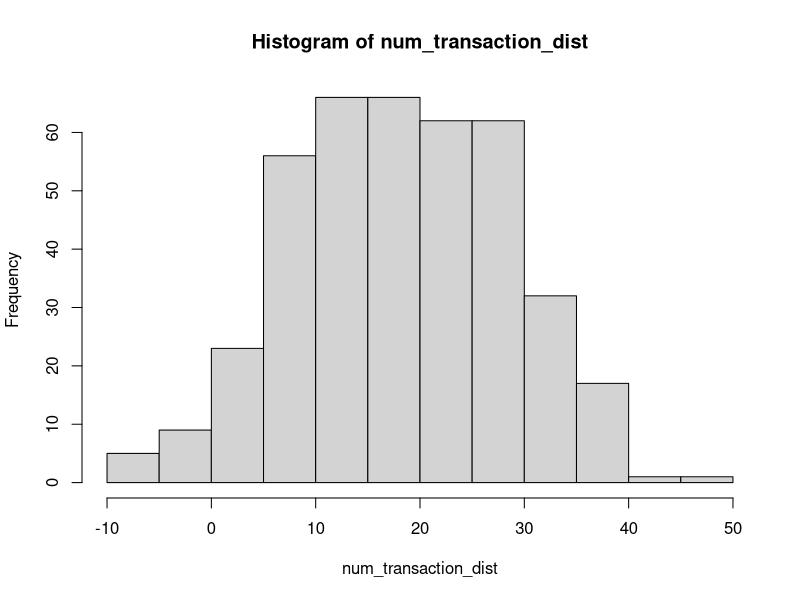
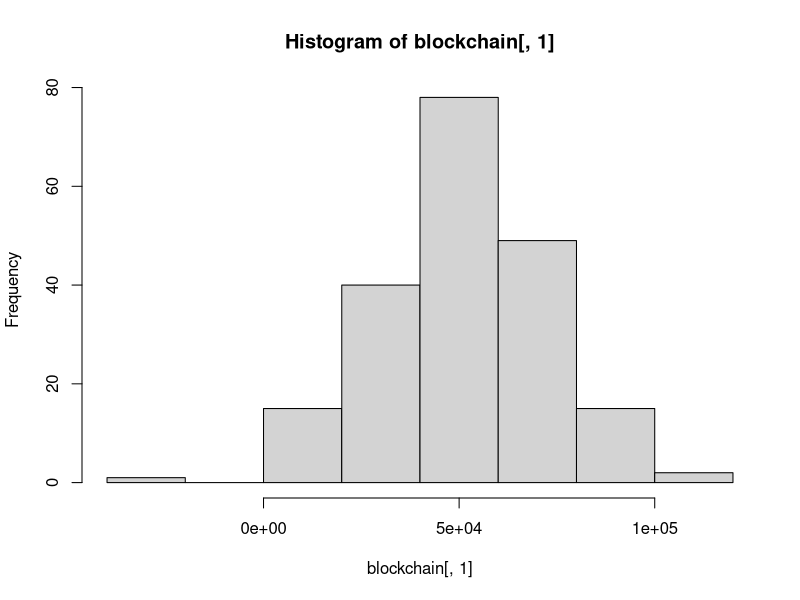

These figures' R source, in order:
# Monero dynamic blocksize simulator script
# 2017 Gingeropolous

# install.packages("ggplot2")
# install.packages("reshape")

#Only this one is necessary. Tried the above to to try and get some graphs but lost patience. 
# install.packages("digest")

library(digest)
#library(adagio)
# require(ggplot2)
# require(reshape)

setwd("/home/user/Desktop/")
# sink('blocksim_output.txt')



# PARAMETERS TO MODIFY
tx_mean <- 20 # mean number of transactions to add to txpool during each block
tx_sd <- 10 # standard deviation for that 
# Our Transaction Number Distribution. Just run these lines to see the distribution
num_transaction_dist <- floor(rnorm(400, mean=tx_mean, sd=tx_sd))
hist(num_transaction_dist)

num_blocks <- 1000 # Number of blocks to run simulation. 2880 = 1 day
default_mult <- 4 # The default fee multiplier
spike_factor <- 3 # The multiplier of simulated transaction spikes that defy the normal distribution
wallet_auto_fee <- FALSE # When I figure out how to code the auto fee I'll play with it
gen_coins <- 14092278e12 # Total generated coins grabbed from moneroblocks.info circa 3/12/2017
plus_one <- FALSE # This triggers the experimental +1 policy

# Formulas and parameters that can be modified 

ref_base <- 10e12
CRYPTONOTE_BLOCK_GRANTED_FULL_REWARD_ZONE_V2 <- 300000 # new on is 300000, old one is 60000
fee_factor <- 0.004e12

# Write the new start of the blockchain text file
cat(c(date(),"New blockchain run","Number of blocks",num_blocks,"default multiplier",default_mult,"spike factor",spike_factor,"tx_mean",tx_mean,"tx_sd",tx_sd) , file = "live_blockchain.txt", sep = "\n", fill = FALSE, labels = NULL, append = FALSE)


#Formula sources

#From: https://en.wikipedia.org/wiki/Monero_(cryptocurrency)#Features
# max(0.6, floor((tot_coins − gen_coins)*2e−19)*10e−12)
# max(0.6, floor((M − A)×2−19)×10−12) XMR, with M = 264 − 1 and A = 1012 times the amount of XMR already emitted).


#From: http://monero.stackexchange.com/questions/2531/how-does-the-dynamic-fee-calculation-work
#fee = (R/R0) * (M0/M) * F0
#R: base reward
#R0: reference base reward (10 monero)
#M: block size limit
#M0: minimum block size limit (60000)
#F0: 0.002 monero

#From: https://github.com/monero-project/monero/pull/1276/files#diff-1279d7b0ddc432573cd2bd8c6e632c1fR2718
# uint64_t unscaled_fee_per_kb = (DYNAMIC_FEE_PER_KB_BASE_FEE * CRYPTONOTE_BLOCK_GRANTED_FULL_REWARD_ZONE_V2 / median_block_size);

# These shouldn't be modified
size_block_template <- 0 # Don't modify
tot_coins <- 0xffffffffffffffff # Grabbed from moneromooos thing. Hooray R can read this nonsense

# Create a tx_pool, where each transaction is merely identified by the fee multiplier associated with it
# Transactions will be added to the pool by appending to it, so the higher index of the transaction, the newer the transaction
# tx_pool <- c() # should declare empty? screw it, we're not concerned with memory performance
#I think this should be a matrix

tx_pool <- matrix(NA,ncol = 5)

# Col 1: block entered
# Col 2: fee
# Col 3: hash
# Col 4: tx_size, currently fixed, but will at some point be variable
# Col 5: fee multiplier

# Create a blockchain, and boostrap it with a median as pulled from the existing blockchain
blockchain <- matrix(NA,nrow=200, ncol = 10)
blockchain[,1] <- (rnorm(200, mean=51983.5, sd=20000))
hist(blockchain[,1])

# Col 1: block size
# Col 2: Number of transactions
# Col 3: unmodified base reward
# Col 4: Penalty
# Col 5: Total fees
# Col 6: Final block reward
# Col 7: Number of txs in txpool
# Col 8: Num transactions entered into txpool
# Col 9: Penalized Block Reward (number of generated coins)
# Col 10: Oldest age of transaction still in txpool

bcnames <- c("Block Size","Transactions in block","Base Reward","Block Penalty","Fees in Block","Total Block Reward with Fees","Number of txs in txpool","Num transactions entered into txpool","Final Base Reward","Oldest.tx")

tmpltnames <- c("Blocktime added to txpool","Fee","Hash","Size","Multiplier")


# This is the beginning of the simulated blockchain. It will run num_blocks many times.
for (i in 1:num_blocks) {
  print("Beginning of block loop")
  print(i)
  #Take care of base reward!
  base_reward <-( tot_coins - gen_coins ) * 2^-19 
  if (base_reward < 600000000000) { base_reward <- 600000000000 }
  
  # Lets generate some fake numbers!
  
  # Number of transactions being created by users and added to the txpool in this block
  num_tx <- rnorm(1, mean=tx_mean, sd=tx_sd) # Genernate the number of transactions that are getting into the mempool during this block
  if (num_tx < 0 ) {num_tx <- 0} # If the numberis below 0, then force to 0. Skews the distribution to 0,
  if (i ==1 ) {num_tx <- 10} # Prevents dimension problem if first transaction pool is 0
  
  # A random function to create large influxes of transactions that defy the normal distribution, spike
  
  spike <- runif(1) # Probability of pool dump randomizer, or just large transaction entrance
  if (spike > 0.95 ) {num_tx <- num_tx*spike_factor}
  
  num_tx=floor(num_tx*(abs(2*sin(i/180))))
  
  #pprint("Number of transactions")
  #print(num_tx)
  
  # What is the current size of the transaction pool
  # fee_ordered_pool[complete.cases(fee_ordered_pool),]
  # tx_pool_num <- nrow(tx_pool[complete.cases(tx_pool),])
  tx_pool_num <- nrow(tx_pool)

  # What is the current median of the last 100 blocks
  size_of_blockchain <- nrow(blockchain)
  last_100 <- c(blockchain[(size_of_blockchain-99):size_of_blockchain],1)
  med_100 <- as.numeric(median(last_100))
  if (med_100 < CRYPTONOTE_BLOCK_GRANTED_FULL_REWARD_ZONE_V2) {med_100 <- CRYPTONOTE_BLOCK_GRANTED_FULL_REWARD_ZONE_V2}

  #Lets try the per kb fee
  #The one below, as documented on the SE and on bitcointalk, doesn't seem to actually be implemented in the code
  #fee <- (base_reward/ref_base)*(min_block/block_size_limit)*fee_factor  
  #This one seems to be implemented
  # unscaled_fee_per_kb = (DYNAMIC_FEE_PER_KB_BASE_FEE * CRYPTONOTE_BLOCK_GRANTED_FULL_REWARD_ZONE_V2 / median_block_size);
 
  # From jollymorts work: https://github.com/JollyMort/monero-research/blob/master/Monero%20Dynamic%20Block%20Size%20and%20Dynamic%20Minimum%20Fee/Monero%20Dynamic%20Block%20Size%20and%20Dynamic%20Minimum%20Fee%20-%20DRAFT.md
  
  # F_mc = (R / R_0) * (M_0 / M) * F_0
  #where R_0 = 10 monero is the reference base reward, and F_0 = 0.002 monero / kB.
  # where R is the base block reward, B the block size and M the median block size of the last 100 blocks. The penalty doesn't come in effect unless B > M_0, where M_0 = 60000 bytes is the minimum penalty-free block size. Maximum allowed block size is 2 * M, at which the full base block reward is witheld.
  R <- base_reward
  R_0 <- 10e12
  M <- CRYPTONOTE_BLOCK_GRANTED_FULL_REWARD_ZONE_V2
  M_0 <- med_100
  F_0 <- fee_factor
  
  perkb_fee = (R / R_0) * (M_0 / M) * F_0
  
  # perkb_fee <- fee_factor*CRYPTONOTE_BLOCK_GRANTED_FULL_REWARD_ZONE_V2/med_100
  mult <- default_mult
  # Lets try simulating transactions being created during this block    

    for (p in 1:num_tx) {  
    
    # These are some really quanticed transactions!
    tx_size_random <- runif(1) 
    if(tx_size_random <= 0.5) {tx_base <- 12.65}
    if (tx_size_random > 0.5 && tx_size_random <= 0.75) {tx_base <- 49.89}
    if (tx_size_random > 0.75 && tx_size_random <= 0.85) {tx_base <- 23.57}
    if (tx_size_random > 0.85 && tx_size_random <= 0.90) {tx_base <- 17.06}
    if (tx_size_random > 0.90 && tx_size_random <= 0.98) {tx_base <- 37.58}
    if (tx_size_random > 0.98 && tx_size_random <= 1.00) {tx_base <- 62.58}
    else {tx_base <- 12.66}
    
    tx_size <- rnorm(1, mean=(tx_base*1024), sd=1024) 
    #hist(rnorm(500, (tx_base*1024), sd=256))
    
    
    if (wallet_auto_fee == TRUE) {
      # skip for now. Need to add back in if tx_pool_size > med_100
    }
    else {
      transaction <- c(i,mult*perkb_fee*(tx_size/1024),digest(runif(1),algo="md5"),tx_size,mult) # Add the transaction to the mempool, 
      # Where the transaction is identified by the block # its added in, the fee multiplier, a random hash, and the transaction size
      tx_pool <- rbind(tx_pool,transaction) 
    }
  }
  
  
  # OK, lets try to make a block and add it to the chain and delete the transactions from the transaction pool
  # This is gonna be a bitch
  
  tx_pool_copy <- tx_pool # Lets not mess with the main transaction pool. This is useless. Dunno why I copied.
  block_template <- matrix(NA, ncol = 5)

  # This section was an attempt to get the result from a pure knapsack solution to the blocksize.
  # Realized it was a bitch and the R packages don't do what I want them to. They're all subset sum. Nothing optimizes to a condition.
  # / -------  
  #Pure Knapsack
  #knapsack(as.numeric(tx_pool_copy[,4]),as.numeric(tx_pool_copy[,2]),med_100)
  #tx_pool_names <- c("block.entered","fee","hash","tx_size","fee.mult","block.age")
  #poolnums <- seq(1,nrow(tx_pool_copy),1)
  #tx_pool_df <- cbind(tx_pool_copy,c(i-as.numeric(tx_pool_copy[,1])))
  #synth_blockchain <- cbind(synth_blockchain,nums)
  #colnames(tx_pool_df)<-tx_pool_names
  #txdf <- data.frame(tx_pool_df,row.names=poolnums)
  
  #max_age <- max(as.numeric(txdf$block.age)) - 1
  
  #mFLSSSpar(0, txdf, mTarget, mME, viaConjugate = F, maxCore = 7L,
  #          totalSolutionNeeded = 1L, tlimit = 60, singleTimeLimit = 10,
  #          randomizeTargetOrder=sample(1L:(len*(nrow(mV)-len)+1), len*(nrow(mV)-len)+1),
  #          LB = 1L:len, UB = (nrow(mV) - len + 1L):nrow(mV))
  
  # --------------- /
  
  # initiate the block template, creating a random hash, and the size comes from 0.0928*1024
  block_template[1,] <- c(0,0,digest(runif(1),algo="md5"),95.0272,0) 
  #print("Before blockfill loop")
  #print(block_template)
  
  countloop <- 0 # Was for debugging how many times the blockfill loop ran
  
  if (nrow(tx_pool_copy) == 0) {print("Tx pool empty")} # Empty transactions pools cause the sim to break
  else {
  
  # blockfill can be found here
  #  https://github.com/monero-project/monero/blob/c642d3224c65c993ded9423358c818b83b7d74b9/src/cryptonote_core/tx_pool.cpp#L609  
  # On review, that algo seems to prioritize by fee and then by age of transaction. 
    
  repeat { # This is the beginning of the block template loop
    countloop <- countloop + 1 # This was for debugging. Shows how many times it takes to fill a block
    
  # First, we'll see if there are any high fee transactions in the mempool
    
    if (nrow(tx_pool_copy) <= 1) { break } # Introduced because buggy if txpool gets emptied by blockfilling process
    else {
    
    # First, we order the pool by the fee multiplier
    mult_ordered_pool <- tx_pool_copy[sort.list(tx_pool_copy[,5],decreasing=TRUE),,drop=FALSE ] # Order the tx_pool by the highest total fee MULTIPLIER
    
    # Then we find the highest fee multiplier and subset the pool into a high multiplier pool
    highest_mult <- as.numeric(mult_ordered_pool[1,5]) # find the highest fee MULTIPLIER
    high_mult_index <- c(which(as.numeric(mult_ordered_pool[,5]) == highest_mult)) # Get row indexes of all the transactions with this multiplier
    high_mult_pool <- rbind(mult_ordered_pool[high_mult_index,]) # Create sub matrix of the high transactions
    
    # once we have the high multiplier pool, we sort that by the age of the transaction
    block_ordered_pool <- high_mult_pool[sort.list(high_mult_pool[,1]),,drop=FALSE] # Sort the high fee subset by when they were added to the tx pool
    
    # Now we get the size of the current block template
    size_block_template <- sum(as.numeric(block_template[,4]))
    
    #print("After loop")
    #print(block_template)
    #block_ordered_pool <- high_mult_pool[order(high_mult_pool[,1],decreasing=FALSE),] # Sort based on block added - older transactions will be added first
    #print ("Size of block template")
    #print (size_block_template)
    
    
    # So, theoretically, the fee per KB means that the size of the transaction will always be proportional to the fee
    # However, if a variable multiplier is used, this could be skewed
    # So we just sorted by the fee multiplier, which will lead to the most efficient blockfill for the miner
    # However, there are cases where a higher fee transaction might be worth less than a larger transaction with lower fee per kb
    # though a smaller block with higher overall fee / kb will propagate faster
    
    # num_tx_bopool <- nrow(block_ordered_pool)
    # med_100_ray <- rep(med_100,num_tx_bopool)
    # bt_ray <- rep(size_block_template,num_tx_bopool)
    # cand_ray <-as.numeric(block_ordered_pool[,4])
    # 
    # diff_ray <- med_100_ray - bt_ray + cand_ray
    
    new_cand_size <- size_block_template + as.numeric(block_ordered_pool[,4])
    too_big_index <- which(new_cand_size[] > (2*med_100))
    if (length(too_big_index) > 0 && length(too_big_index) < (nrow(block_ordered_pool)-1)) 
    {
      block_ordered_pool <- block_ordered_pool[-too_big_index,,drop = FALSE]
    }
    else if (length(too_big_index) == nrow(block_ordered_pool)) 
    {
      #print("All the txs are tooooo BIG!")
    } # Let the if/thens below take care of the break
    
    # Dunno if this is the right place for it.
    # This is the blockstuffer section. tries to squeeze in another transaction. 
    
    diff_ordered_pool <- cbind(block_ordered_pool,c(med_100-size_block_template+as.numeric(block_ordered_pool[,4])))
    diff_ordered_pool <- diff_ordered_pool[sort.list(diff_ordered_pool[,6]),,drop=FALSE] 
    
    
    # This cool thing isn't used yet, but could be used to modify the block stuffing of the final transaction
    tx_pool_comp <- cbind(diff_ordered_pool,c(as.numeric(diff_ordered_pool[,2])+(base_reward-((size_block_template + as.numeric(diff_ordered_pool[,4]) - med_100)/med_100)*base_reward)),base_reward)
    tx_pool_comp <- cbind(tx_pool_comp,c(as.numeric(tx_pool_comp[,7])-base_reward),size_block_template)
    tx_pool_comp <- tx_pool_comp[sort.list(as.numeric(tx_pool_comp[,9]),decreasing=TRUE),,drop=FALSE]                      
    
    # Col 1: block entered
    # Col 2: fee
    # Col 3: hash
    # Col 4: tx_size, currently fixed, but will at some point be variable
    # Col 5: fee multiplier# The first case now just uses the highest fee multiplier transaction of the lowest size
    # Col 6: size difference between the new candidate block with this transaction and the base block reward
    # Col 7: Final total reward for candidate block with this transaction
    # Col 8: Base reward for this block
    # Col 9: Difference between the candidate block total reward and the base reward (the penalty, or bonus, for creating the block with this transaction)
    
    
    
    
    
    # Need to create two seperate if trees. one for initial blockfill, and then one for the capping off. Older transactions get priority for initial blockfill. Topping off is when things change. 
    
    B <- size_block_template + as.numeric(block_ordered_pool[1,4])
    P_current = R * ((B / M) - 1) ^ 2
    
    temp_diff <- (size_block_template + as.numeric(block_ordered_pool[1,4])) - med_100  # This just grabs the difference between the median 100 and the potential new block with an additional transaction. 
    perc_penalty <- temp_diff / med_100
    # pnlz_block_reward <- base_reward - (base_reward * perc_penalty)
    
    pnlz_block_reward <- base_reward - P_current
    
    if (size_block_template + as.numeric(block_ordered_pool[1,4]) <= med_100){ # So this is the easiest. If the block is lower than the median, we just add most recent and highest fee (would be the most profitable)
      print("First if")
      print(countloop)
      #print(block_ordered_pool[1,]) # For logging
      block_template <- rbind(block_template,block_ordered_pool[1,1:5]) # Add a transaction to the block template
      tx_index <- which(tx_pool_copy[,3] == block_ordered_pool[1,3]) # Use the hash identifier to get index of transaction in original txpool
      
      tx_pool_copy <- tx_pool_copy[-tx_index,,drop = FALSE] # delete this transaction from the tx_pool_copy, drop=FALSe prevents the fucker from turning into a vector
      perc_penalty <- 0
      pnlz_block_reward <- base_reward
      
      newblocksize <- sum(as.numeric(block_template[,4]))
      newblocktx <- nrow(block_template)
      newblockbr <- base_reward
      newblockpnlt <- P_current
      newblockfees <- sum(as.numeric(block_template[,2]))
      newblockreward <-pnlz_block_reward + newblockfees
      newbasereward <- pnlz_block_reward
      
      #print("Size of candidate block less than median")
      #print("Block template")
      #print(block_template)
      #print("Size of block template + new transaction")
      #print(size_block_template+tx_size)
      #print ("New block reward")
      #print (newblockreward)
      
      }
    
    #if ((size_block_template + as.numeric(block_ordered_pool[1,4])) <= med_100)
    
    #else if ((size_block_template + as.numeric(block_ordered_pool[1,4]) > med_100 && size_block_template + as.numeric(block_ordered_pool[1,4]) <= (2*med_100))) { # This is the bitch case where we have to figure out if going over the median makes any sense
    else if (size_block_template + as.numeric(block_ordered_pool[1,4]) > med_100 ) { # We don't need the above because all transactions that would push the template above 2x median have been filtered out
      print("Second if")
      print(countloop)
      if (plus_one == FALSE && pnlz_block_reward + (sum(as.numeric(block_template[,2]))) + as.numeric(block_ordered_pool[1,2]) > base_reward) 
        { # In this block add, the standard fee prioritized and block order prioritized transaction gets added to the block template, if its economical
        print("First sub-if")
        print(countloop)
        block_template <- rbind(block_template,block_ordered_pool[1,1:5]) # Add a transaction to the block template
        
        tx_index <- which(tx_pool_copy[,3] == block_ordered_pool[1,3]) # Use the hash identifier to get index of transaction in original txpool
        tx_pool_copy <- tx_pool_copy[-tx_index,,drop = FALSE]
        
        #print("Size of candidate block GREATER than median")
        newblocksize <- sum(as.numeric(block_template[,4]))
        newblocktx <- nrow(block_template)
        newblockbr <- base_reward
        newblockpnlt <- P_current
        newblockfees <- sum(as.numeric(block_template[,2]))
        newblockreward <-pnlz_block_reward + newblockfees
        newbasereward <- pnlz_block_reward
        
        #print("Block template")
        #print(block_template)
        #print("Size of block template + new transaction")
        #print(size_block_template+tx_size)
        #print ("New block reward")
        #print (newblockreward)
        
      }
      else if (plus_one == TRUE) 
        { # Here, a transaction gets added even though its above the median, but only 1 gets added, and there's no penalty
        print("plus one if")
        print(countloop)
        block_template <- rbind(block_template,block_ordered_pool[1,1:5]) # Add a transaction to the block template
        
        tx_index <- which(tx_pool_copy[,3] == block_ordered_pool[1,3]) # Use the hash identifier to get index of transaction in original txpool
        tx_pool_copy <- tx_pool_copy[-tx_index,,drop = FALSE]
         
        #print("Size of candidate block GREATER than median")
        newblocksize <- sum(as.numeric(block_template[,4]))
        newblocktx <- nrow(block_template)
        newblockbr <- base_reward
        newblockpnlt <- 0 # no penalty for plus one
        newblockfees <- sum(as.numeric(block_template[,2]))
        newblockreward <-base_reward + newblockfees # no penalty 
        newbasereward <- base_reward
        
        #print("Block template")
        #print(block_template)
        #print("Size of block template + new transaction")
        #print(size_block_template+tx_size)
        #print ("New block reward")
        #print (newblockreward)
        
        break # This should break from the blockfill loop after the plus one scenario is encountered
      }
      
      else if (plus_one == FALSE && pnlz_block_reward + (sum(as.numeric(block_template[,2]))) + as.numeric(block_ordered_pool[1,2]) < base_reward)
      { # Here, we abandon the fee and block priorities, and attempt the stuff the block with the most profitable transaction
        print("Blockstuff if")
        print(countloop)
        if (as.numeric(tx_pool_comp[1,9]) >= 0) {
          block_template <- rbind(block_template,tx_pool_comp[1,1:5]) # Add a transaction to the block template
          
          tx_index <- which(tx_pool_copy[,3] == block_ordered_pool[1,3]) # Use the hash identifier to get index of transaction in original txpool
          tx_pool_copy <- tx_pool_copy[-tx_index,,drop = FALSE]
        }
        else 
        {
          print("Nothing else can fit in this block. It took this many loops:")
          print(countloop)
          break
        }
      }
      
      else { 
        print("Broke out of the blockfill loop without meeting any of the above median / economical conditions")
        break} # The placement of this break is presumably what caused the blockformation stuff to be borked if it was after the if-tree
    } # This is the end of the if tree for when the tx pool is over the median
    
    
    
    else {
      print("We broke out of the blockfill loop without meeting any of the fill criteria")
      #print(block_template)
      #print(block_ordered_pool)
      #newblocksize <- sum(as.numeric(block_template[,4]))
      #newblocktx <- nrow(block_template)
      #newblockbr <- base_reward
      #newblockpnlt <- base_reward - pnlz_block_reward
      #newblockfees <- sum(as.numeric(block_template[,2]))
      #newblockreward <-pnlz_block_reward + newblockfees
      #newbasereward <- pnlz_block_reward
      break
      } # Yeah, this should do it!
    #print("Start of blockfill loop stats:")
    #print(tx_pool_copy)
    #print(block_template)
    #print("End of stats")
    }
 } # This is the end of the Repeat Loop for creating a block template
} # end of the else for the tx_pool being non-empty
  
  #print("We made it out of the blockfill loop")
  # Col 1: block size
  # Col 2: Number of transactions
  # Col 3: unmodified base reward
  # Col 4: Penalty
  # Col 5: Total fees
  # Col 6: Final block reward
  
  # Lets add a new block to the chain !!!
  
  newblock <- c(newblocksize,newblocktx,newblockbr,newblockpnlt,newblockfees,newblockreward,(nrow(tx_pool_copy))-1,num_tx,newbasereward,i-max(as.numeric(block_template[,1])))
  #print(newblock)
  blockchain <- rbind (blockchain,newblock)
  
  colnames(block_template)<-tmpltnames
  
  tx_pool <- tx_pool_copy
  cat("New block being added" , file = "live_blockchain.txt", sep = "\n", fill = FALSE, labels = NULL, append = TRUE)
  cat(c(bcnames,"\n"), file = "live_blockchain.txt", sep = "\t", fill = FALSE, labels = NULL, append = TRUE)
  cat(c(newblock,"\n"), file = "live_blockchain.txt", sep = "\t", fill = FALSE, labels = NULL, append = TRUE)
  cat("Block Template" , file = "live_blockchain.txt", sep = "\n", fill = TRUE, labels = NULL, append = TRUE)
  cat(c(tmpltnames,"\n"), file = "live_blockchain.txt", sep = "\t", fill = TRUE, labels = NULL, append = TRUE)
  write.table(block_template, file="live_blockchain.txt", row.names=FALSE, col.names=FALSE, append = TRUE, quote=FALSE, sep = "\t")
  
  #print("Iteration")
  #print(i)
  #print("New Block Info")
  #print(newblock)
  
  gen_coins <- gen_coins + newbasereward 
  
  # Rest all these variables
  newblocksize <- 0
  newblocktx <- 0
  newblockbr <- 0
  newblockpnlt <- 0
  newblockfees <- 0
  newblockreward <-0
  newbasereward <- 0
} # End of primary for loop

synth_blockchain <- blockchain[complete.cases(blockchain),]


#matplot(synth_blockchain,type="l",)
#legend("bottom", inset=.05, legend=bcnames, pch=1, col=c(2,4), horiz=FALSE)

nums <- seq(1,nrow(synth_blockchain),1)
#synth_blockchain <- cbind(synth_blockchain,nums)
colnames(synth_blockchain)<-bcnames
bcdf <- data.frame(synth_blockchain,row.names=nums)
bcdf


#sink()


write.table(bcdf, file = "blockchain.txt", append = FALSE, quote = TRUE, sep = "\t",
            eol = "\n", na = "NA", dec = ".", row.names = FALSE,
            col.names = TRUE, qmethod = c("escape", "double"))

write.table(tx_pool, file = "finaltxpool.txt", append = FALSE, quote = TRUE, sep = "\t",
            eol = "\n", na = "NA", dec = ".", row.names = FALSE,
            col.names = TRUE, qmethod = c("escape", "double"))

#plot(synth_blockchain[,1], type="o", col="blue")



